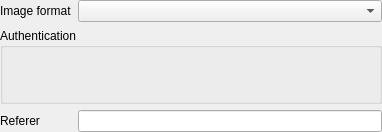
<?xml version="1.0" encoding="UTF-8"?>
<ui version="4.0">
 <class>QgsArcGisImageServerSourceWidgetBase</class>
 <widget class="QgsProviderSourceWidget" name="QgsArcGisImageServerSourceWidgetBase">
  <property name="geometry">
   <rect>
    <x>0</x>
    <y>0</y>
    <width>382</width>
    <height>132</height>
   </rect>
  </property>
  <property name="windowTitle">
   <string>ArcGIS REST Connection</string>
  </property>
  <layout class="QGridLayout" name="gridLayout">
   <property name="leftMargin">
    <number>0</number>
   </property>
   <property name="topMargin">
    <number>0</number>
   </property>
   <property name="rightMargin">
    <number>0</number>
   </property>
   <property name="bottomMargin">
    <number>0</number>
   </property>
   <item row="1" column="0" colspan="2">
    <widget class="QGroupBox" name="mAuthGroupBox">
     <property name="title">
      <string>Authentication</string>
     </property>
     <layout class="QVBoxLayout" name="verticalLayout_3">
      <property name="leftMargin">
       <number>6</number>
      </property>
      <property name="topMargin">
       <number>6</number>
      </property>
      <property name="rightMargin">
       <number>6</number>
      </property>
      <property name="bottomMargin">
       <number>6</number>
      </property>
      <item>
       <widget class="QgsAuthSettingsWidget" name="mAuthSettings" native="true"/>
      </item>
     </layout>
    </widget>
   </item>
   <item row="2" column="0">
    <widget class="QLabel" name="lblReferer">
     <property name="text">
      <string>Referer</string>
     </property>
     <property name="buddy">
      <cstring>mEditReferer</cstring>
     </property>
    </widget>
   </item>
   <item row="2" column="1">
    <widget class="QLineEdit" name="mEditReferer">
     <property name="toolTip">
      <string>Optional custom referer</string>
     </property>
    </widget>
   </item>
   <item row="0" column="0">
    <widget class="QLabel" name="label">
     <property name="text">
      <string>Image format</string>
     </property>
    </widget>
   </item>
   <item row="0" column="1">
    <widget class="QComboBox" name="mImageFormatCombo"/>
   </item>
  </layout>
 </widget>
 <customwidgets>
  <customwidget>
   <class>QgsAuthSettingsWidget</class>
   <extends>QWidget</extends>
   <header>qgsauthsettingswidget.h</header>
   <container>1</container>
  </customwidget>
  <customwidget>
   <class>QgsProviderSourceWidget</class>
   <extends>QWidget</extends>
   <header>qgsprovidersourcewidget.h</header>
   <container>1</container>
  </customwidget>
 </customwidgets>
 <resources/>
 <connections/>
</ui>
